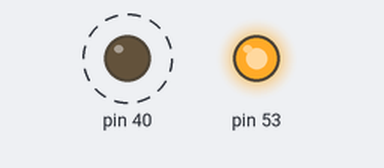
The sketch below on a simulated Arduino Mega 2560, built with avr-gcc and run on an emulated ATmega2560. Parts: output pins drawn as LEDs (lit = HIGH). Dashed ring = blinking. Pins used as bus, display or sensor lines are not drawn.

Above: at 0.2 s.
Timing chart, 0 to 3.0 s (numbered marks = the images above):
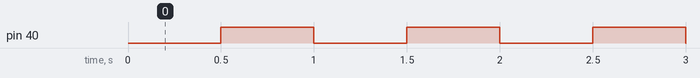

Measured:
- by itself, pin 40: alternates HIGH for 0.50 s and LOW for 0.50 s

The sketch:

spi_test.ino
```cpp
#include "SPI.h"
#define SS 48  //Slaveselect
#define DATAOUT 51 //MOSI
#define DATAIN 50 //MISO
#define SPICLOCK 52 //SCK
 char resp=0;

void setup()
{
  Serial.begin(9600);
  pinMode(SS, OUTPUT);
  pinMode(52, OUTPUT);
  pinMode(51, OUTPUT);
  pinMode(50, INPUT);

  bitSet(DDRG, 1);
  digitalWrite(40, LOW);
  TCCR5A=0;
  TCCR5B =1<<WGM53 | 1<<WGM52 | 1<<CS52 |1<<CS50;
  ICR5=7812; // 1Hz
  bitSet(TIMSK5, ICIE5);

  digitalWrite(SS, HIGH);
  SPI.setDataMode(SPI_MODE3); //Clock pol 1, phase 1
  SPI.setBitOrder(MSBFIRST);
  SPI.setClockDivider(SPI_CLOCK_DIV8);
  SPI.begin ();

}

ISR(TIMER5_CAPT_vect)
{
	bitSet(PING, 1);
	sendHearthBeat();
}
byte transferAndWait (const byte what)
{
	byte r = SPI.transfer (what);
	delayMicroseconds (20);
	return r;
} // end of transferAndWait

void loop()
{

}

void sendHearthBeat()
{
	digitalWrite(SS, LOW);    // SS is pin 2

	// send test string
	transferAndWait('h');

	// disable Slave Select
	digitalWrite(SS, HIGH);

}
```
